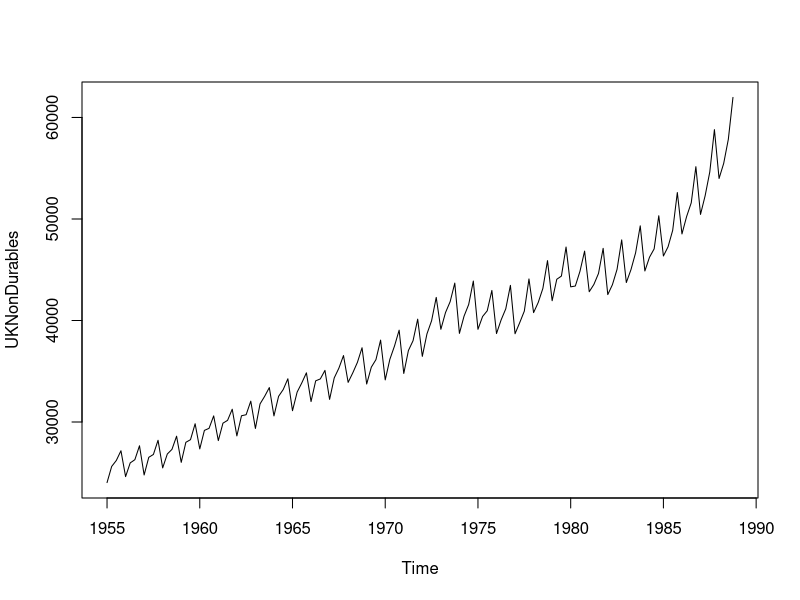

Source code (R):
library(AER)


### Name: UKNonDurables
### Title: Consumption of Non-Durables in the UK
### Aliases: UKNonDurables
### Keywords: datasets

### ** Examples

data("UKNonDurables")
plot(UKNonDurables)

## EACF tables (Franses 1998, p. 99)
ctrafo <- function(x) residuals(lm(x ~ factor(cycle(x))))
ddiff <- function(x) diff(diff(x, frequency(x)), 1)
eacf <- function(y, lag = 12) {
  stopifnot(all(lag > 0))
  if(length(lag) < 2) lag <- 1:lag
  rval <- sapply(
    list(y = y, dy = diff(y), cdy = ctrafo(diff(y)),
         Dy = diff(y, frequency(y)), dDy = ddiff(y)),
    function(x) acf(x, plot = FALSE, lag.max = max(lag))$acf[lag + 1])
  rownames(rval) <- lag
  return(rval)
}

## Franses (1998), Table 5.2
round(eacf(log(UKNonDurables)), digits = 3)

## Franses (1998), Equation 5.51
## (Franses: sma1 = -0.632 (0.069))
arima(log(UKNonDurables), c(0, 1, 0), c(0, 1, 1))
